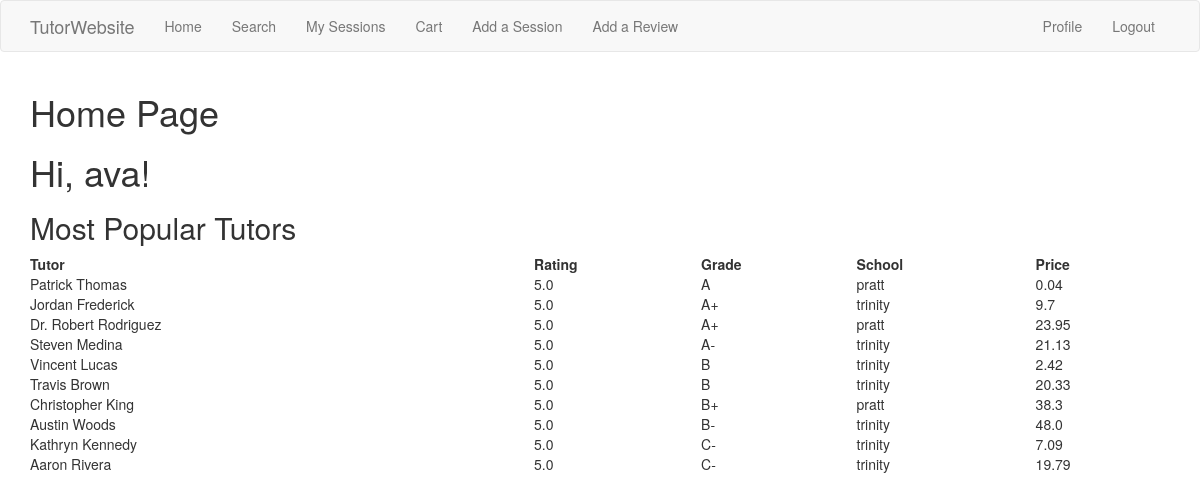
The page /index (signed in) on the database its author committed.
### app/models.py (models this page shows, shortened)
class usertable(UserMixin, db.Model):
    id = db.Column(db.Integer, primary_key=True)
    username = db.Column(db.String(64), index=True, unique=True)
    email = db.Column(db.String(120), index=True, unique=True)
    password_hash = db.Column(db.String(128))
    name = db.Column(db.String(128))
    phone_number = db.Column(db.Integer)
    school = db.Column(db.String(128))
    venmo = db.Column(db.String(128))
    about_me = db.Column(db.String(500))
    last_seen = db.Column(db.DateTime, default=datetime.utcnow)
    rating = db.Column(db.Float())
    hourly_rate = db.Column(db.Float())
    grade = db.Column(db.String(128))
    price_range = db.Column(db.Float())

### app/routes.py (the view)
@app.route('/')
@app.route('/index')
@login_required
def index():
    tutors = usertable.query.order_by(usertable.rating.desc(), usertable.grade, usertable.hourly_rate).limit(10).from_self()
    return render_template('index.html', title='Home', tutors=tutors)

### app/models.py (called while the page is built)
@login.user_loader
def load_user(id):
    return usertable.query.get(int(id))

### app/routes.py (called while the page is built)
@app.before_request
def before_request():
    if current_user.is_authenticated:
        current_user.last_seen = datetime.utcnow()
        db.session.commit()

### app/templates/index.html (shortened to what this page needs)
{% extends "base.html" %}
{% import 'bootstrap/wtf.html' as wtf %}
{% block app_content %}
    <h1>Home Page</h1>
    <h1>Hi, {{ current_user.username }}!</h1>
    <h2>Most Popular Tutors</h2>
    <table width=100%>
    <tr>
      <th>Tutor</th>
      <th>Rating</th>
      <th>Grade</th>
      <th>School</th>
      <th>Price</th>
    </tr>
    {% for tutor in tutors%}
      <tr>
        <td> {{ tutor.name }}</td>
        <td> {{ tutor.rating }}</td>
        <td> {{ tutor.grade }}</td>
        <td> {{ tutor.school }}</td>
        <td> {{ tutor.hourly_rate }}</td>
      </tr>
    {% endfor %}
    </table>
{% endblock %}

### app/templates/base.html (shortened to what this page needs)
{% extends 'bootstrap/base.html' %}
{% block navbar %}
    <nav class="navbar navbar-default">
        <div class="container">
            <div class="navbar-header">
                <a class="navbar-brand" href="{{ url_for('index') }}">TutorWebsite</a>
            </div>
            <div class="collapse navbar-collapse" id="bs-example-navbar-collapse-1">
                <ul class="nav navbar-nav">
                    <li><a href="{{ url_for('index') }}">Home</a></li>
                    <li><a href="{{ url_for('search') }}">Search</a></li>
                    <li><a href="{{url_for('my_sessions')}}">My Sessions</a></li>
                    <li><a href="{{ url_for('cart') }}">Cart</a></li>
                    <li><a href="{{ url_for('add_session') }}">Add a Session</a></li>
                    <li><a href="{{ url_for('add_review') }}">Add a Review</a></li>
                </ul>
                <ul class="nav navbar-nav navbar-right">
                    {% if current_user.is_anonymous %}
                    <li><a href="{{ url_for('login') }}">Login</a></li>
                    {% else %}
                    <li><a href="{{ url_for('user', username=current_user.username) }}">Profile</a></li>
                    <li><a href="{{ url_for('logout') }}">Logout</a></li>
                    {% endif %}
                </ul>
            </div>
        </div>
    </nav>
{% endblock %}
{% block content %}
    <div class="container">
        {% block app_content %}{% endblock %}
    </div>
{% endblock %}

### rows shown on the page
usertable: username "ava"
usertable: name "Patrick Thomas", rating "5.0", grade "A", school "pratt", hourly_rate "0.04"
usertable: name "Jordan Frederick", rating "5.0", grade "A+", school "trinity", hourly_rate "9.7"
usertable: name "Dr. Robert Rodriguez", rating "5.0", grade "A+", school "pratt", hourly_rate "23.95"
usertable: name "Steven Medina", rating "5.0", grade "A-", school "trinity", hourly_rate "21.13"
usertable: name "Vincent Lucas", rating "5.0", grade "B", school "trinity", hourly_rate "2.42"
usertable: name "Travis Brown", rating "5.0", grade "B", school "trinity", hourly_rate "20.33"
usertable: name "Christopher King", rating "5.0", grade "B+", school "pratt", hourly_rate "38.3"
usertable: name "Austin Woods", rating "5.0", grade "B-", school "trinity", hourly_rate "48.0"
usertable: name "Kathryn Kennedy", rating "5.0", grade "C-", school "trinity", hourly_rate "7.09"
usertable: name "Aaron Rivera", rating "5.0", grade "C-", school "trinity", hourly_rate "19.79"
